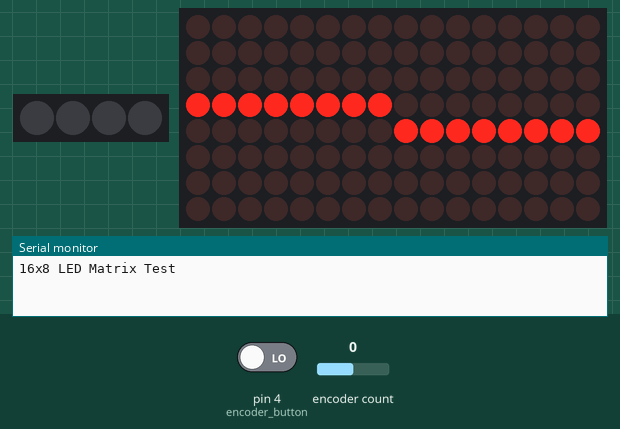
The sketch below on a simulated Arduino Uno, built with avr-gcc and run on an emulated ATmega328P. Shown: 4 RGB LEDs in strip order, left to right, 16×8 LED matrix, the last lines printed to the serial monitor. The inputs (shaded band) are chosen by the test bench; at power-on: encoder count 0, pin 4 (encoder_button) LOW.

Above: at 1.2 s.
1.3 s: encoder count set to 1
At 2.4 s:
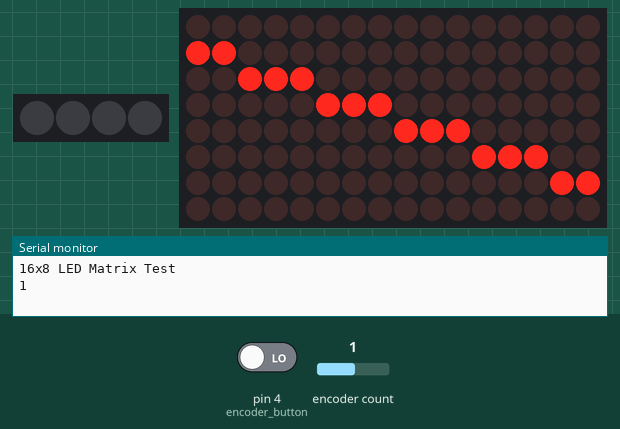
2.8 s: pin 4 (encoder_button) driven HIGH
At 3.8 s:
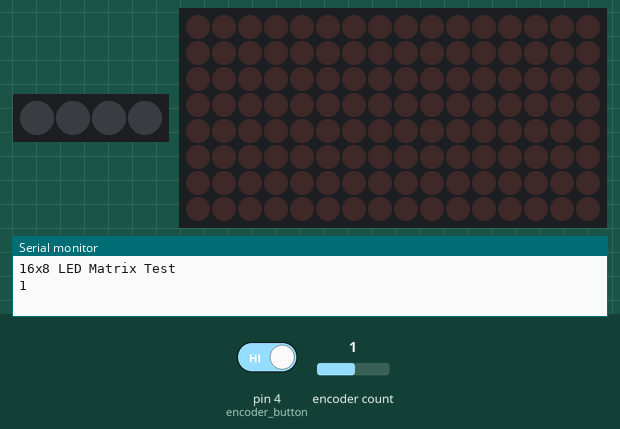
4.3 s: encoder count set to 2
At 4.32 s:
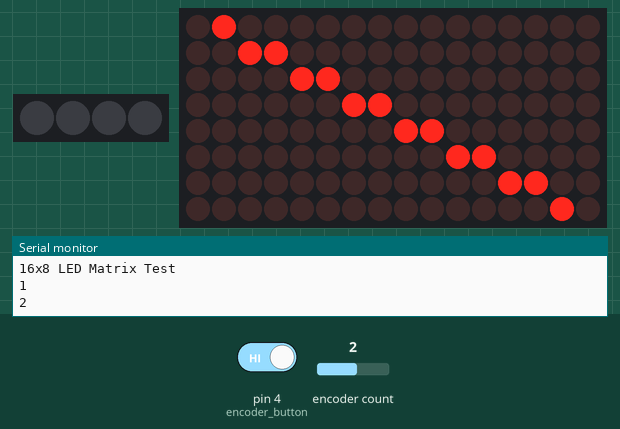
5.8 s: encoder count set to 3
At 5.81 s:
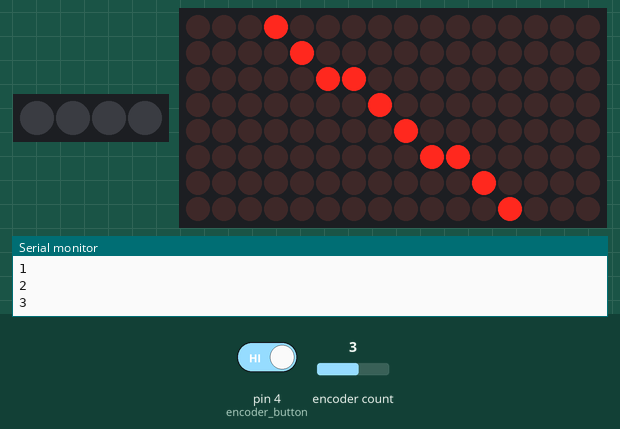
7.3 s: encoder count set to 4
At 7.32 s:
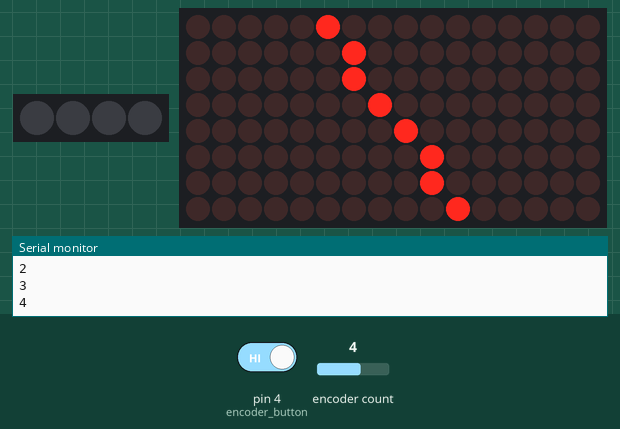
8.8 s: encoder count set to 5
At 8.82 s:
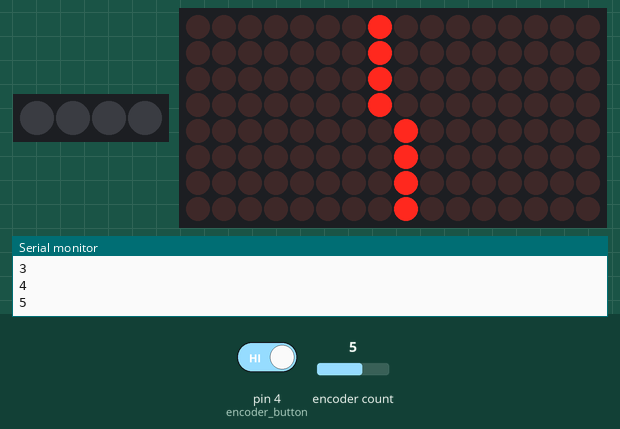
Timing chart, 0 to 11.3 s (numbered marks = the images above; inputs shaded):
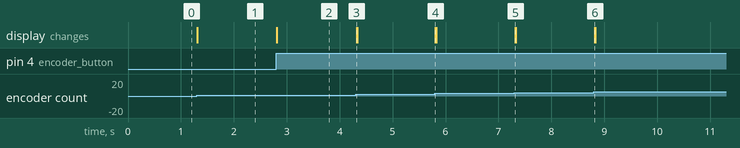

Measured:
- after the input at 1.3 s, the display: changes at once (image 1)
- after the input at 2.8 s, the display: changes at once (image 2)
- after the input at 4.3 s, the display: changes at once (image 3)
- after the input at 5.8 s, the display: changes at once (image 4)
- after the input at 7.3 s, the display: changes at once (image 5)
- after the input at 8.8 s, the display: changes at once (image 6)

The sketch:

L4_EncoderControlPointer.ino
```cpp
/*-------------------------------------------------------------------------
// Function: Function: use the rotary encoder to rotate the pointer on the led matrix.
// Hardware: OPEN-SMART ONE R3(ATmega328P board), Rich Shield Two
// Software: Arduino-1.8.7 IDE
// Product link: https://www.aliexpress.com/item/1005004421900420.html
// Doc link: https://drive.google.com/drive/folders/1V8sBBzX3-gRwBTCwtvl8yc5dPd1mSby7?usp=sharing
-------------------------------------------------------------------------*/
#include <Wire.h>
#include <Adafruit_GFX.h>
#include "Adafruit_LEDBackpack.h"
#include <RotaryEncoder.h>
#include <Adafruit_NeoPixel.h>

#define PIN A3
#define NUM 4
Adafruit_NeoPixel rgb = Adafruit_NeoPixel(NUM, PIN, NEO_GRB + NEO_KHZ800);
#define encoder_button 4//the SIG pin on the Rocker Switch module is connected with D2 of Arduino/Catduino
// Setup a RoraryEncoder for pins A2 and A3:
RotaryEncoder encoder(3, 2);


#define CLOCKWISE 1
#define ANTI_CLOCKWISE -0

Adafruit_8x16matrix matrix = Adafruit_8x16matrix();
void rotatePointer(uint8_t,uint8_t);

void setup() {
  Serial.begin(9600);
  //-------------
  rgb.begin();
  rgb.clear();
  rgb.show();
  //-------------
  Serial.println("16x8 LED Matrix Test");
  pinMode(encoder_button,INPUT);
  matrix.begin(0x70);  // pass in the address
  matrix.setRotation(1);
  matrix.drawLine(0,3, 15,4, LED_ON);// init
  matrix.writeDisplay();
}


void loop() {
  static int pos = 0;
  if(digitalRead(encoder_button)==1)
  {
    delay(10);
    if(digitalRead(encoder_button)==1)
    {
       matrix.clear();
       matrix.writeDisplay();
     }
   }
  encoder.tick();
  int newPos = encoder.getPosition();
  uint8_t pointerDirection;
  if (pos != newPos) {
    // compute linear acceleration
    RotaryEncoder::Direction currentDirection = encoder.getDirection();
	if (currentDirection == RotaryEncoder::Direction::COUNTERCLOCKWISE) {
          pointerDirection = ANTI_CLOCKWISE;
        }
		else pointerDirection = CLOCKWISE;
    rotatePointer(pointerDirection,1);
	rotatePointer(pointerDirection,1);
    Serial.print(newPos);
    Serial.println();
    pos = newPos;
  } // if
}

int8_t x1=0;
int8_t x2=15;
int8_t y1=3;
int8_t y2=4;
void rotatePointer(uint8_t direction, uint8_t steps)
{
    if(direction==CLOCKWISE){
	  if(x1==0 && y1>0)y1 -= steps;
	  else if(y1==0 && x1<15) x1 += steps;
	  else if(x1==15 && y1<7) y1 += steps;
	  else if(y1==7 && x1>0) x1 -= steps;

	  if(x2==0 && y2>0)y2 -= steps;
	  else if(y2==0 && x2<15) x2 += steps;
	  else if(x2==15 && y2<7) y2 += steps;
	  else if(y2==7 && x2>0) x2 -= steps;
	}
	else{
		if(x1==0 && y1<7)y1 += steps;
	  else if(y1==7 && x1<15) x1 += steps;
	  else if(x1==15 && y1>0) y1 -= steps;
	  else if(y1==0 && x1>0) x1 -= steps;

	  if(x2==0 && y2<7)y2 += steps;
	  else if(y2==7 && x2<15) x2 += steps;
	  else if(x2==15 && y2>0) y2 -= steps;
	  else if(y2==0 && x2>0) x2 -= steps;
	}
  matrix.clear();
  matrix.drawLine(x1,y1, x2,y2, LED_ON);
  matrix.writeDisplay();  // write the changes we just made to the display
  //delay(500);
}
```
